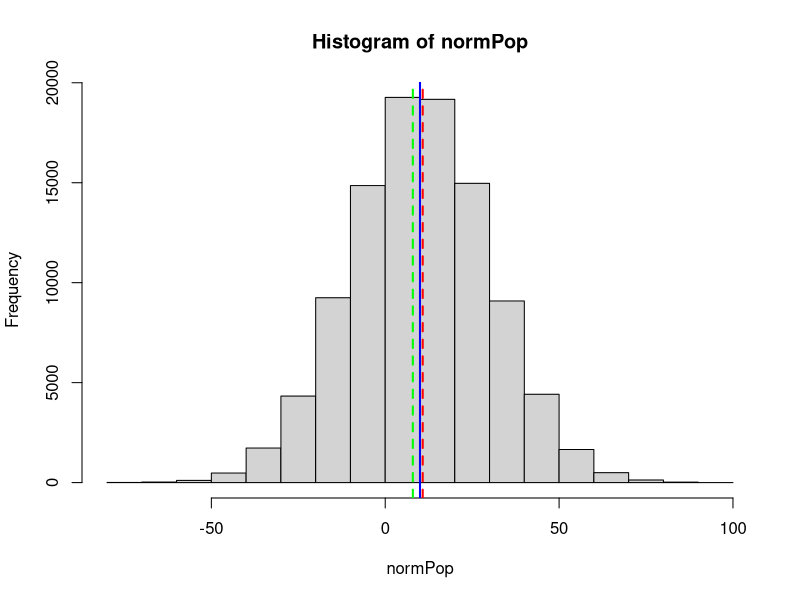

Here is the R script that generated this plot:
## ---- chunk 1
normPop <- rnorm(1e5, mean = 10, sd = 20)

x <- sample(normPop, size = 5, replace = TRUE)
y <- sample(normPop, size = 100, replace = TRUE)

hist(normPop)
abline(v = 10, col = "blue", lwd = 2)
abline(v = mean(x), col = 'red', lty = 2, lwd = 2)
abline(v = mean(y), col = 'green', lty = 2, lwd = 2)
## ---- chunk 2
# knitr::include_app('https://ph-shiny.iowa.uiowa.edu/collin/bookExample/', height = '600px')
# knitr::include_app('https://nardus.shinyapps.io/soilprofile/', height = '600px')
## ---- chunk 3
#knitr::include_app('https://yihui.shinyapps.io/miniUI/', height = '600px')
## ---- chunk 4
# library(shiny)
# shinyApp(
# 
#   ui = fluidPage(
#     selectInput("region", "Region:",
#                 choices = colnames(WorldPhones)),
#     plotOutput("phonePlot")
#   ),
# 
#   server = function(input, output) {
#     output$phonePlot = renderPlot({
#       barplot(WorldPhones[,input$region]*1000,
#               ylab = "Number of Telephones", xlab = "Year")
#     })
#   },
# 
#   options = list(height = 500)
# )
## ---- chunk 5
## And then here it embeds with include_app
knitr::include_app('https://ph-shiny.iowa.uiowa.edu/collin/textbook2/', height = '1000px')
